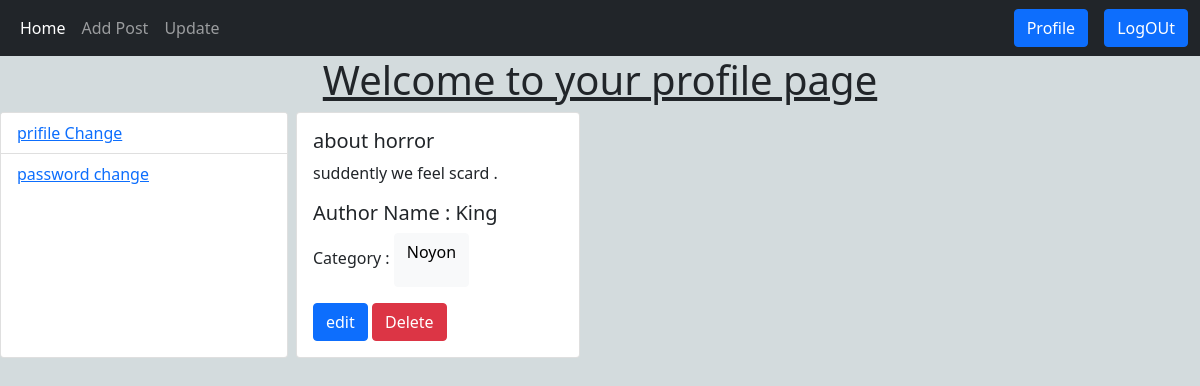
The page /author/profile_page (signed in) on the database its author committed.
### post/models.py (models this page shows, shortened)
class post(models.Model):
    title=models.CharField(max_length=50)
    content=models.TextField()
    category=models.ManyToManyField(Category)
    author=models.ForeignKey(User,on_delete=models.CASCADE)
    image=models.ImageField(upload_to='uploads/',blank=True,null=True)

### categories/models.py (models this page shows, shortened)
class Category(models.Model):
    categori=models.CharField(max_length=30)
    slug=models.SlugField(max_length=100,unique=True,null=True,blank=True)

### author/views.py (the view)
# urls.py: path('profile_page',views.profiel,name='profile_page'),
@login_required
def profiel(request):
    data=post.objects.filter(author=request.user)
    return render(request,'author/profile.html',{'data':data})

### author/templates/author/profile.html
{% extends 'index.html' %}
{% block element%}
<h1 align="center"><u>Welcome to your profile page </u></h1>
<div class="d-flex flex-wrap">
  <div class="card" style="width: 18rem;">
    <ul class="list-group list-group-flush">
      <li class="list-group-item"><a href="{% url 'profileUpdata' %}">prifile Change</a></li>
      <li class="list-group-item"><a href="{% url 'passwordChange' %}">password change</a></li>
    </ul>
  </div>
  {% for itm in data %}
  <div class="col-sm-3">
    <div class="card mx-2">
      <div class="card-body">
        <h5 class="card-title">{{itm.title}}</h5>
        <p class="card-text">{{itm.content}}</p>
        <h5>Author Name : {{itm.author.first_name}}</h3>
          <p>Category :{% for i in itm.category.all %}
            <button class="btn btn-light">
              <p>{{i.categori}}</p>
            </button>
            {% endfor %}
          </p>
          <a href="{% url 'post_edit' itm.id %}" class="btn btn-primary">edit</a>
          <a href="{% url 'post_delete' itm.id %}" class="btn btn-danger">Delete</a>
      </div>
    </div>
  </div>
  {% endfor %}
</div>
{%endblock%}

### rows shown on the page
post: title "about horror", content "suddently we feel scard .", author.first_name "King"
Category: categori "Noyon"
